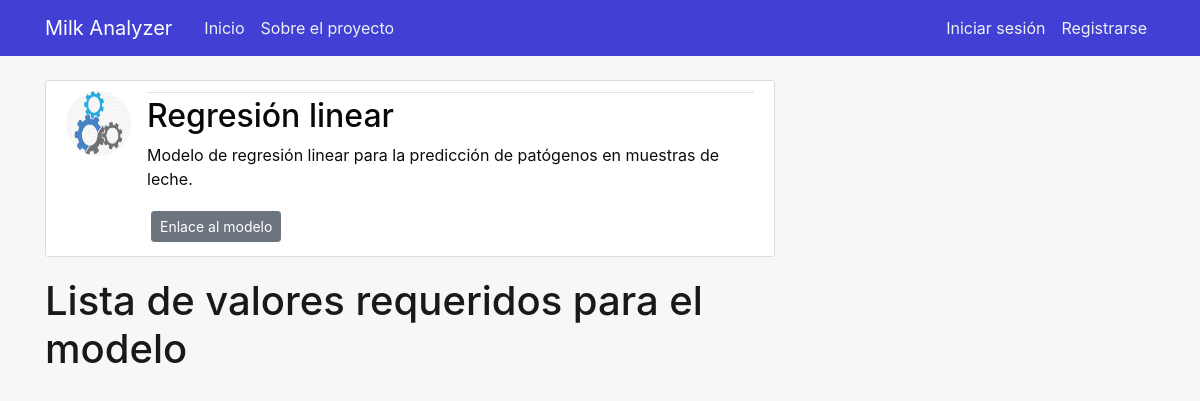
The app's page /aimodel/5 with its own data.
### milkanalyzer/models.py (models this page shows, shortened)
class AIModel(db.Model):
    __tablename__ = 'aimodel'
    id = db.Column(db.Integer, primary_key=True)
    name = db.Column(db.String(50), nullable=False)
    type = db.Column(db.String(100), nullable=False)
    description = db.Column(db.Text, nullable=False)
    url = db.Column(db.String(50), nullable=False)
    aimodel_picture = db.Column(db.String(20), nullable=False, default='defaultmodel.jpg')

### milkanalyzer/aimodels/routes.py (the view)
@aimodels.route("/aimodel/<int:id>")
def aimodel(id):
    aimodel = AIModel.query.get_or_404(id)
    values = Value.query.filter_by(aimodel_id = aimodel.id).all()
    return render_template('aimodel.html', title=aimodel.name, aimodel=aimodel, values=values)

### milkanalyzer/templates/aimodel.html (shortened to what this page needs)
{% extends "layout.html" %}
{% block content %}
<article class="media content-section">
  <img class="rounded-circle article-img"
    src="{{ url_for('static', filename='aimodel_images/' + aimodel.aimodel_picture) }}">
  <div class="media-body">
    <div class="article-metadata">
    </div>
    <h2 class="article-title">{{ aimodel.name }}</h2>
    <p class="article-content">{{ aimodel.description }}</p>
    <a class="btn btn-secondary btn-sm m-1" href="{{ aimodel.url }} ">Enlace al modelo</a>
  </div>
</article>
<h1>Lista de valores requeridos para el modelo</h1></br>
{% endblock content %}

### milkanalyzer/static/main.css (style rules this page uses)
body { background: #f6f8f8; color: #0c0c0c; margin-top: 5rem; }
h1, h2, h3, h4, h5, h6 { color: #1a1919; }
.content-section { background: #ffffff; padding: 10px 20px; border: 1px solid #dddddd; border-radius: 3px; margin-bottom: 20px; }
.article-title { color: #080808; }
.article-content { white-space: pre-line; }
.article-img { height: 65px; width: 65px; margin-right: 16px; }
.article-metadata { padding-bottom: 1px; margin-bottom: 4px; border-bottom: 1px solid #e3e3e3 }

### records on screen
AIModel: aimodel_picture (placeholder picture), name "Regresión linear", description "Modelo de regresión linear para la predicción de patógenos en muestras de leche."
